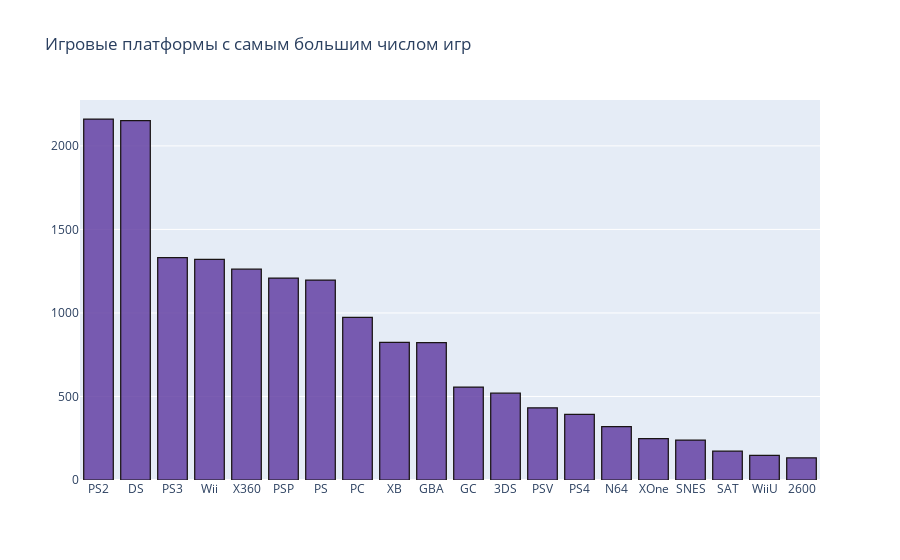

This figure's notebook cell:
### Markdown cell above
###  Различные интересные графики и диаграммы

### Code cell
platform = Counter(df['Platform'].tolist()).most_common(20)
x = [x[0] for x in platform]
y = [x[1] for x in platform]

fig = go.Bar(x = x,
             y = y,
             marker = dict(color = 'rgba(100, 65, 164, 0.85)',
                         line=dict(color='rgb(25, 20, 20)',width=1.25)))

layout = go.Layout()

fig = go.Figure(data = fig, layout = layout)

fig.update_layout(title_text='Игровые платформы с самым большим числом игр')

fig.show()

### Figure 1 — Plotly figure (JSON) as saved in the notebook; plotly's stock layout.template omitted (floating-point values rounded to 4 significant figures)
{"data": [{"marker": {"color": "rgba(100, 65, 164, 0.85)", "line": {"color": "rgb(25, 20, 20)", "width": 1.25}}, "type": "bar", "x": ["PS2", "DS", "PS3", "Wii", "X360", "PSP", "PS", "PC", "XB", "GBA", "GC", "3DS", "PSV", "PS4", "N64", "XOne", "SNES", "SAT", "WiiU", "2600"], "y": [2161, 2152, 1331, 1320, 1262, 1209, 1197, 974, 824, 822, 556, 520, 432, 393, 319, 247, 239, 173, 147, 133]}], "layout": {"title": {"text": "Игровые платформы с самым большим числом игр"}}}
